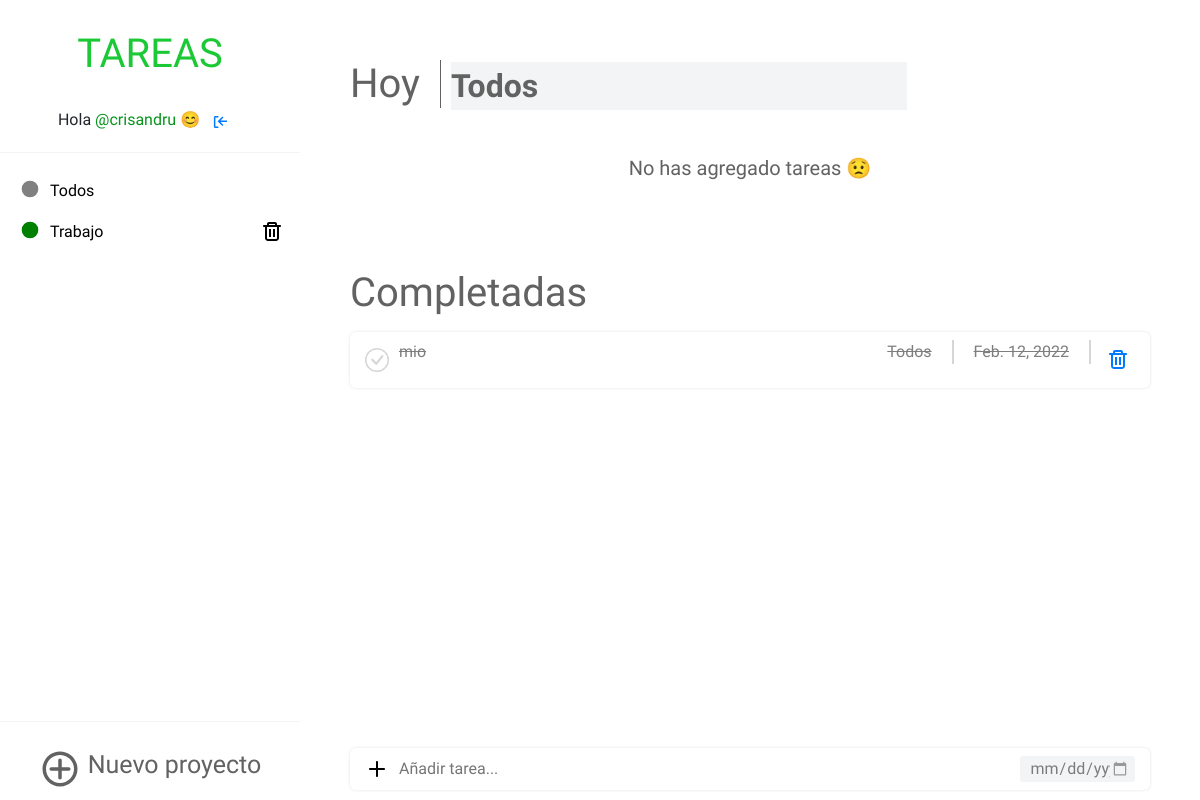
Before: /Todos/ (signed in) with the older database file.
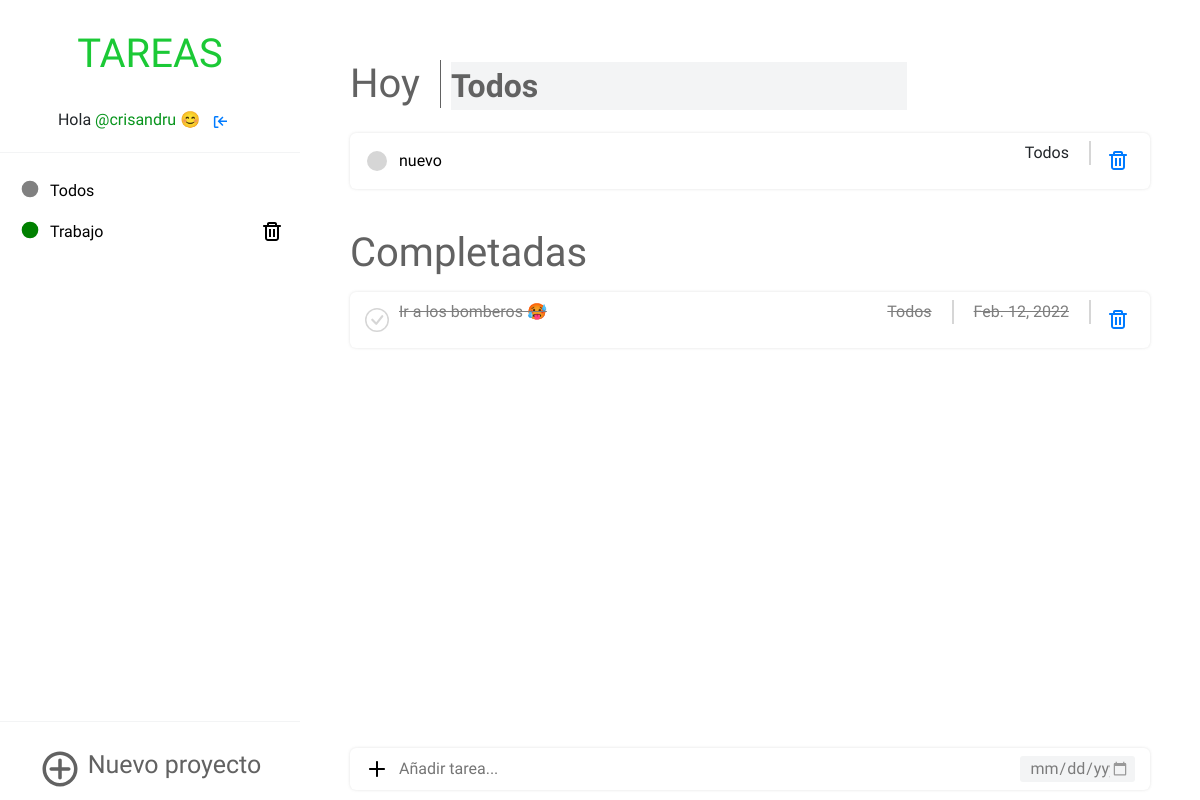
After: the same page with the newer database file.
### appToDo/models.py (models this page shows, shortened)
class Proyecto(models.Model):
    COLORES= [
    ('red', 'red'),
    ('blue', 'blue'),
    ('green', 'green'),
    ('orange', 'orange'),
    ('gray', 'gray')
    ]
    titulo_proyecto = models.CharField(max_length=20, null=False)
    propietario = models.ForeignKey(settings.AUTH_USER_MODEL, on_delete=models.CASCADE, null=True)
    color = models.CharField(choices=COLORES, default=None, max_length=20)
    def __str__(self):
        return self.titulo_proyecto

class Tarea(models.Model):
    propietario = models.ForeignKey(settings.AUTH_USER_MODEL, on_delete=models.CASCADE, null=False, blank=False)
    titulo_tarea = models.CharField(max_length=80, null=False, blank=False)
    fecha_creacion = models.DateTimeField(default=timezone.now)
    fecha_vencimiento = models.DateField(blank=True, null=True, validators=[MinValueValidator(datetime.date.today)])
    completado = models.BooleanField(default=False)
    titulo_proyecto = models.ForeignKey(Proyecto,
                                        on_delete=models.CASCADE,
                                        null=False, # No puede ser nulo.
                                        blank=False,# No debe almacenar valores vacios.
                                        default='Todos')

### appToDo/views.py (the view)
# urls.py: path('<str:proyecto>/', login_required(views.proyecto_seleccionado), name='proyecto_seleccionado'),
def proyecto_seleccionado(request, proyecto):
    esta = verificar(request, proyecto)
    fecha_actual = datetime.date.today
    if esta:
        form_nuevo_proyecto = nuevoProyecto(request)
        proyectos = Proyecto.objects.filter(propietario=request.user)
        proyecto = get_object_or_404(Proyecto,propietario=request.user, titulo_proyecto=proyecto)
        form = nueva_tarea_proyecto(request, proyecto)
        listado_tareas = Tarea.objects.filter(completado=False, titulo_proyecto=proyecto, propietario=request.user).order_by('id')
        tareas_completadas = Tarea.objects.filter(completado=True, titulo_proyecto=proyecto, propietario=request.user)
        nueva_tarea = actualizar_tarea(request)
        nuevo_nombre_proyecto = actualizar_proyecto(request)
        if nuevo_nombre_proyecto:
            return redirect('proyecto_seleccionado', proyecto=nuevo_nombre_proyecto)
        return render(request, 'appToDo/proyecto_individual.html', {'proyecto':proyecto, 'form':form, 'tareas':listado_tareas, 'tareas_completadas':tareas_completadas, 'proyectos':proyectos, 'form_proyecto':form_nuevo_proyecto, 'fecha_actual':fecha_actual, 'nueva_tarea':nueva_tarea, 'nuevo_proyecto':nuevo_nombre_proyecto})
    else:
        return render(request, 'appToDo/error.html', {})

### appToDo/forms.py
class tareaFormProyecto(forms.ModelForm):
    class Meta:
        model = Tarea
        fields = ('titulo_tarea', 'fecha_vencimiento')
        widgets = {
            'fecha_vencimiento': DateInput(attrs={
                'type': 'date',
                'class': 'input-fecha-vencimiento',
                }
            ),
            'titulo_tarea': forms.TextInput(
                attrs={
                    'class': 'input-agregar-tarea',
                    'placeholder':'Añadir tarea...',
                    'required': 'True',
                }
            ),
        }

class proyectoForm(forms.ModelForm):
    class Meta:
        model = Proyecto
        fields = ('titulo_proyecto','color')
        widgets = {
            'color': forms.RadioSelect(choices=Proyecto.COLORES, attrs={
                'class': 'seleccion-color'
            }),
            'titulo_proyecto': DateInput(attrs={
                'class': 'input-agregar-proyecto',
                'placeholder':'Añadir proyecto...',
                }
            ),
        }

### appToDo/templates/appToDo/proyecto_individual.html (shortened to what the changed rows need)
{% extends 'appToDo/base.html' %}
{% block listado_proyectos%}
{%for proyecto in proyectos %}
<div class="listado">
    <div class="sidebar-proyecto-titulo">
        {% if proyecto.titulo_proyecto == 'Todos' %}
        <a href="{% url 'inicio' %}" class="disable-select proyecto-titulo-sidebar">
            <div class="contenedor-proyectos">
                <svg version="1.1" xmlns="http://www.w3.org/2000/svg" width="20" height="20" viewBox="0 0 120 120">
                    <circle cx="60" cy="60" r="50" fill="{{ proyecto.color }}" />
                </svg>
                <li>{{ proyecto.titulo_proyecto }}</li>
            </div>
        </a>
        {% else %}
        <a href="{% url 'proyecto_seleccionado' proyecto=proyecto.titulo_proyecto %}"
            class="disable-select proyecto-titulo-sidebar">
            <div class="contenedor-proyectos">
                <svg version="1.1" xmlns="http://www.w3.org/2000/svg" width="20" height="20" viewBox="0 0 120 120">
                    <circle cx="60" cy="60" r="50" fill="{{ proyecto.color }}" />
                </svg>
                <li>{{ proyecto.titulo_proyecto }}</li>
            </div>
        </a>
        {% endif %}
    </div>
    <div class="sidebar-proyecto-eliminar">
        {% if proyecto.titulo_proyecto != 'Todos' %}
            <a href="{% url 'borrar_proyecto_individual' pk=proyecto.pk %}" class="eliminar-proyecto">
            </a>
        {% endif %}
    </div>
</div>
{% endfor %}
{% endblock %}
{% block listado_tareas_hoy %}
<div class="titulo-proyecto-individual">
    <h1 class="titulo-principal-tareas">Hoy</h1>
    <form method="POST" class="formulario-editar-proyecto">
        <input class="editar-proyecto-hoy" name="titulo-proyecto" type="text" value="{{ proyecto.titulo_proyecto }}">
    </form>
</div>
{% if not tareas %}
<div class="no-hay-tareas">
    <p>No has agregado tareas &#128543;</p>
</div>
{% else %}
{% for tarea in tareas %}
<div class="contenedor-tareas">
    <div class="titulo-boton-tarea">
        <a href="{% url 'completar_tarea' pk=tarea.pk %}"><svg version="1.1" xmlns="http://www.w3.org/2000/svg"
                width="24" height="24" viewBox="0 0 120 120">
                <circle cx="60" cy="60" r="50" fill="#d6d6d6" />
            </svg></a>
        <form method="POST" class="formulario-editor">
            <input class="editar-tarea-hoy" name="titulo" type="text" value="{{ tarea.titulo_tarea }}">
        </form>
    </div>
    <div class="tipo-fecha-tarea">
        {% if tarea.fecha_vencimiento %}
        <p class="tipo-proyecto">{{ tarea.titulo_proyecto }}</p>
        {% if fecha_actual < tarea.fecha_vencimiento %} <p class="fecha-vencimiento">{{ tarea.fecha_vencimiento }}</p>
            {% elif fecha_actual == tarea.fecha_vencimiento %}
            <p class="fecha-vencimiento vence-hoy">{{ tarea.fecha_vencimiento }}</p>
            {% else %}
            <p class="fecha-vencimiento vencido">{{ tarea.fecha_vencimiento }}</p>
            {% endif %}
            {% else %}
            <p class="tipo-proyecto sin-fecha">{{ tarea.titulo_proyecto }}</p>
            {% endif %}
            <a href="{% url 'borrar_tarea' pk=tarea.pk %}" class="delete">
            </a>
    </div>
</div>
{% endfor %}
{% endif %}
{% endblock %}
{% block listado_tareas_completadas %}
<h1 class="titulo-principal-tareas">Completadas</h1>
{% if not tareas_completadas %}
<div class="no-hay-tareas">
    <p>Has completado todas tus tareas &#128522;</p>
</div>
{% else %}
{% for tarea in tareas_completadas %}
<div class="contenedor-tareas">
    <div class="titulo-boton-tarea">
        <a href="{% url 'descompletar_tarea' pk=tarea.pk %}"></a>
        <p class="tarea-completada">{{ tarea.titulo_tarea }}</p>
    </div>
    <div class="tipo-fecha-tarea">
        {% if tarea.fecha_vencimiento %}
        <p class="tipo-proyecto tipo-proyecto-completo">{{ tarea.titulo_proyecto }}</p>
        <p class="fecha-vencimiento fecha-completa">{{ tarea.fecha_vencimiento }}</p>
        {% else %}
        <p class="tipo-proyecto sin-fecha fecha-completa">{{ tarea.titulo_proyecto }}</p>
        {% endif %}
        <a href="{% url 'borrar_tarea' pk=tarea.pk %}" class="delete">
        </a>
    </div>
</div>
{% endfor %}
{% endif %}
{% endblock %}

Changed rows visible on the page:
added Tarea: titulo "nuevo", titulo_proyecto "Todos", shown under "Hoy"
changed Tarea: titulo_tarea "mio" → "Ir a los bomberos 🥵"
Other visible differences:
text no longer shown: "No has agregado tareas 😟"
